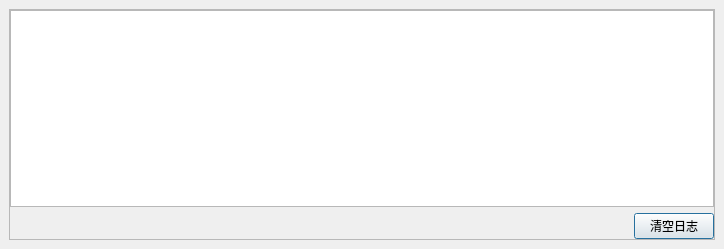
<?xml version="1.0" encoding="UTF-8"?>
<ui version="4.0">
 <class>LocalLogDialog</class>
 <widget class="QDialog" name="LocalLogDialog">
  <property name="geometry">
   <rect>
    <x>0</x>
    <y>0</y>
    <width>724</width>
    <height>249</height>
   </rect>
  </property>
  <property name="windowTitle">
   <string>打印日志</string>
  </property>
  <property name="windowIcon">
   <iconset resource="../resource.qrc">
    <normaloff>:/pic/resource/img/manager.ico</normaloff>:/pic/resource/img/manager.ico</iconset>
  </property>
  <layout class="QHBoxLayout" name="horizontalLayout_3">
   <property name="leftMargin">
    <number>9</number>
   </property>
   <property name="topMargin">
    <number>9</number>
   </property>
   <property name="rightMargin">
    <number>9</number>
   </property>
   <property name="bottomMargin">
    <number>9</number>
   </property>
   <item>
    <widget class="QScrollArea" name="scrollArea">
     <property name="widgetResizable">
      <bool>true</bool>
     </property>
     <widget class="QWidget" name="scrollAreaWidgetContents">
      <property name="geometry">
       <rect>
        <x>0</x>
        <y>0</y>
        <width>704</width>
        <height>229</height>
       </rect>
      </property>
      <layout class="QHBoxLayout" name="horizontalLayout_2">
       <property name="leftMargin">
        <number>0</number>
       </property>
       <property name="topMargin">
        <number>0</number>
       </property>
       <property name="rightMargin">
        <number>0</number>
       </property>
       <property name="bottomMargin">
        <number>0</number>
       </property>
       <item>
        <layout class="QVBoxLayout" name="verticalLayout">
         <item>
          <widget class="QTextEdit" name="log_textEdit"/>
         </item>
         <item>
          <layout class="QHBoxLayout" name="horizontalLayout">
           <item>
            <spacer name="horizontalSpacer">
             <property name="orientation">
              <enum>Qt::Horizontal</enum>
             </property>
             <property name="sizeHint" stdset="0">
              <size>
               <width>40</width>
               <height>20</height>
              </size>
             </property>
            </spacer>
           </item>
           <item>
            <widget class="QPushButton" name="clear_pushButton">
             <property name="text">
              <string>清空日志</string>
             </property>
            </widget>
           </item>
          </layout>
         </item>
        </layout>
       </item>
      </layout>
     </widget>
    </widget>
   </item>
  </layout>
 </widget>
 <resources>
  <include location="../resource.qrc"/>
 </resources>
 <connections/>
</ui>
